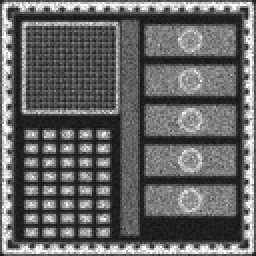
#> input picture input_custom/real_semicon_die.png, 128 x 128 px (shown 2 times larger)
$ python generate_visual_comparison.py
#> lines starting #> are read from the running program, lines starting #| are printed output that depends on the picture
import cv2
import numpy as np
from PIL import Image, ImageDraw, ImageFont
from pathlib import Path

def create_comparison_grid(input_path, restored_path, gt_path, output_path, title, metrics_text=""):
    # Load images
#> called with input_path = 'input_custom/real_semicon_die.png', restored_path = 'results/real_semicon_die_restored.png', gt_path = 'input_custom/real_semicon_die_gt.png'
    inp = Image.open(input_path).convert("L").resize((256, 256), Image.NEAREST)
    bicubic = Image.open(input_path).convert("L").resize((256, 256), Image.BICUBIC)
    restored = Image.open(restored_path).convert("L")
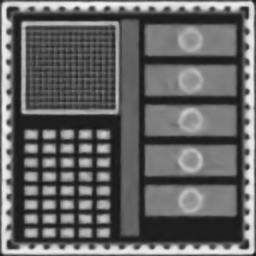
#> input picture results/real_semicon_die_restored.png, 256 x 256 px
#> restored is the input picture: PIL image 256x256 L; min 20, max 244, mean 101

    has_gt = gt_path and Path(gt_path).exists()
    gt = Image.open(gt_path).convert("L") if has_gt else None
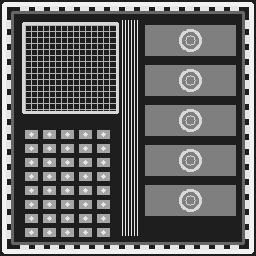
#> input picture input_custom/real_semicon_die_gt.png, 256 x 256 px
#> gt is the input picture: PIL image 256x256 L; min 30, max 242, mean 100.6

    n_cols = 4 if has_gt else 3
    panel_w, panel_h = 256, 256
    header_h = 40
    footer_h = 35
    total_w = n_cols * panel_w + (n_cols + 1) * 10
    total_h = panel_h + header_h + footer_h + 30

    grid = Image.new("L", (total_w, total_h), color=255)
#> grid: PIL image 1074x361 L; every value is 255
    draw = ImageDraw.Draw(grid)

    images = [
        ("Degraded Input (128x128)", inp),
        ("Bicubic 2x Baseline", bicubic),
        ("SwinIR 2x Restored", restored)
    ]
    if has_gt:
        images.append(("Clean Ground Truth", gt))

    for i, (label, img) in enumerate(images):
        x = 10 + i * (panel_w + 10)
        y = header_h + 10
        grid.paste(img, (x, y))
        draw.text((x + 10, y + 10), label, fill=255)
        draw.text((x + 10, y + panel_h - 20), f"{img.size[0]}x{img.size[1]}", fill=255)
#> this loop made 4 passes
#> (label, x) on passes 1 to 4: ('Degraded Input (128x128)', 10), ('Bicubic 2x Baseline', 276), ('SwinIR 2x Restored', 542), ('Clean Ground Truth', 808)
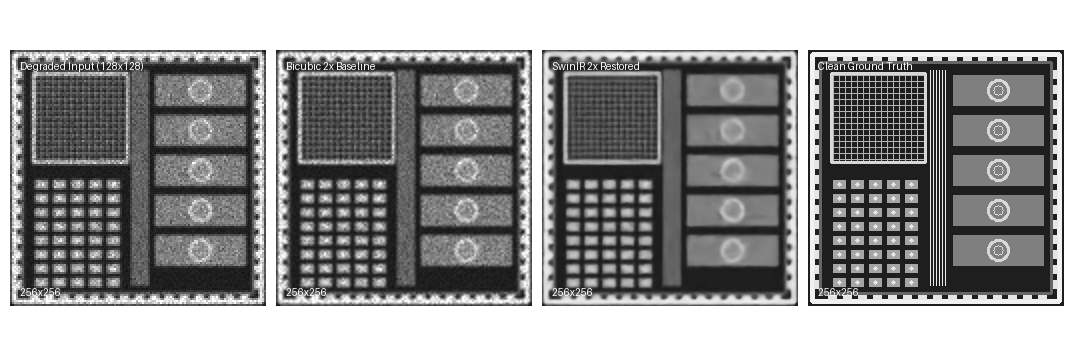
#> grid: PIL image 1074x361 L; min 16, max 255, mean 151.4

    # Title & metrics footer
    draw.text((15, 10), title, fill=0)
    if metrics_text:
        draw.text((15, total_h - 25), metrics_text, fill=0)

    grid.save(output_path)
    print(f"Saved visual comparison to: {output_path}")

# Generate comparisons
Path("results/comparisons").mkdir(parents=True, exist_ok=True)

create_comparison_grid(
    "input_custom/real_semicon_die.png",
    "results/real_semicon_die_restored.png",
    "input_custom/real_semicon_die_gt.png",
    "results/comparisons/comparison_real_die.png",
    "Real Semiconductor Die Inspection: Degraded vs Bicubic vs SwinIR vs Ground Truth",
    "Bicubic: 15.45 dB / 0.5781 SSIM  |  SwinIR: 15.37 dB / 0.6335 SSIM (Delta SSIM: +0.0554)  |  Time: 47ms"
)

create_comparison_grid(
    "input_custom/degraded_semicon_speckle.png",
    "results/degraded_semicon_speckle_restored.png",
    "input_custom/new_semicon_clean_gt.png",
    "results/comparisons/comparison_speckle_wafer.png",
    "Speckle Noise Degradation: Degraded vs Bicubic vs SwinIR vs Ground Truth",
    "Bicubic: 15.93 dB / 0.6048 SSIM  |  SwinIR: 16.18 dB / 0.6901 SSIM (Delta: +0.26 dB, +0.0853 SSIM)  |  Time: 46ms"
)
#> call 2 of create_comparison_grid, with gt_path = 'input_custom/new_semicon_clean_gt.png'
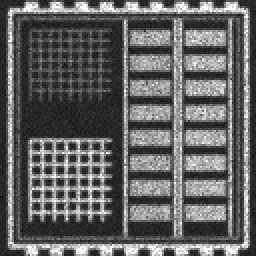
#> input picture input_custom/degraded_semicon_speckle.png, 128 x 128 px (shown 2 times larger)
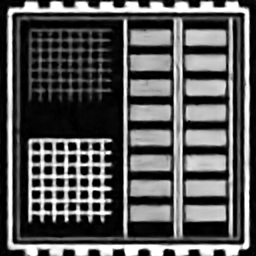
#> input picture results/degraded_semicon_speckle_restored.png, 256 x 256 px
#> in create_comparison_grid, restored is the input picture: PIL image 256x256 L; min 0, max 255, mean 88.2
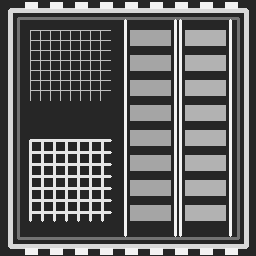
#> input picture input_custom/new_semicon_clean_gt.png, 256 x 256 px
#> in create_comparison_grid, gt is the input picture: PIL image 256x256 L; min 38, max 242, mean 99.1
#> the loop in create_comparison_grid (call 2), `for i, (label, img) in enumerate(images):` made 4 passes
#> in create_comparison_grid (call 2), `grid.save(output_path)`:
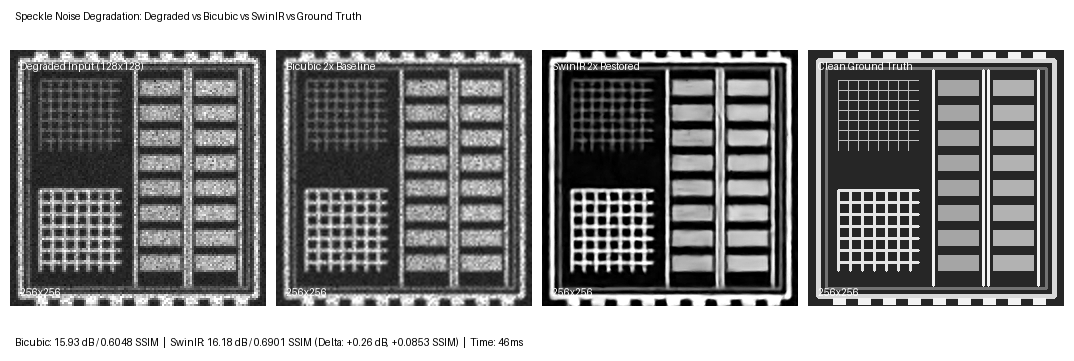
#> saved as comparison_speckle_wafer.png: PIL image 1074x361 L; min 0, max 255, mean 147.1

create_comparison_grid(
    "input_custom/semicon_test_pattern.png",
    "results/semicon_test_pattern_restored.png",
    None,
    "results/comparisons/comparison_test_pattern.png",
    "Microchip Resolution Target: Degraded vs Bicubic vs SwinIR",
    "Output resolution: 256x256 (2x Super-Resolution)  |  Inference latency: 43ms (GPU)"
)
#> (the run stopped early here; a loop or call above may not have finished)
